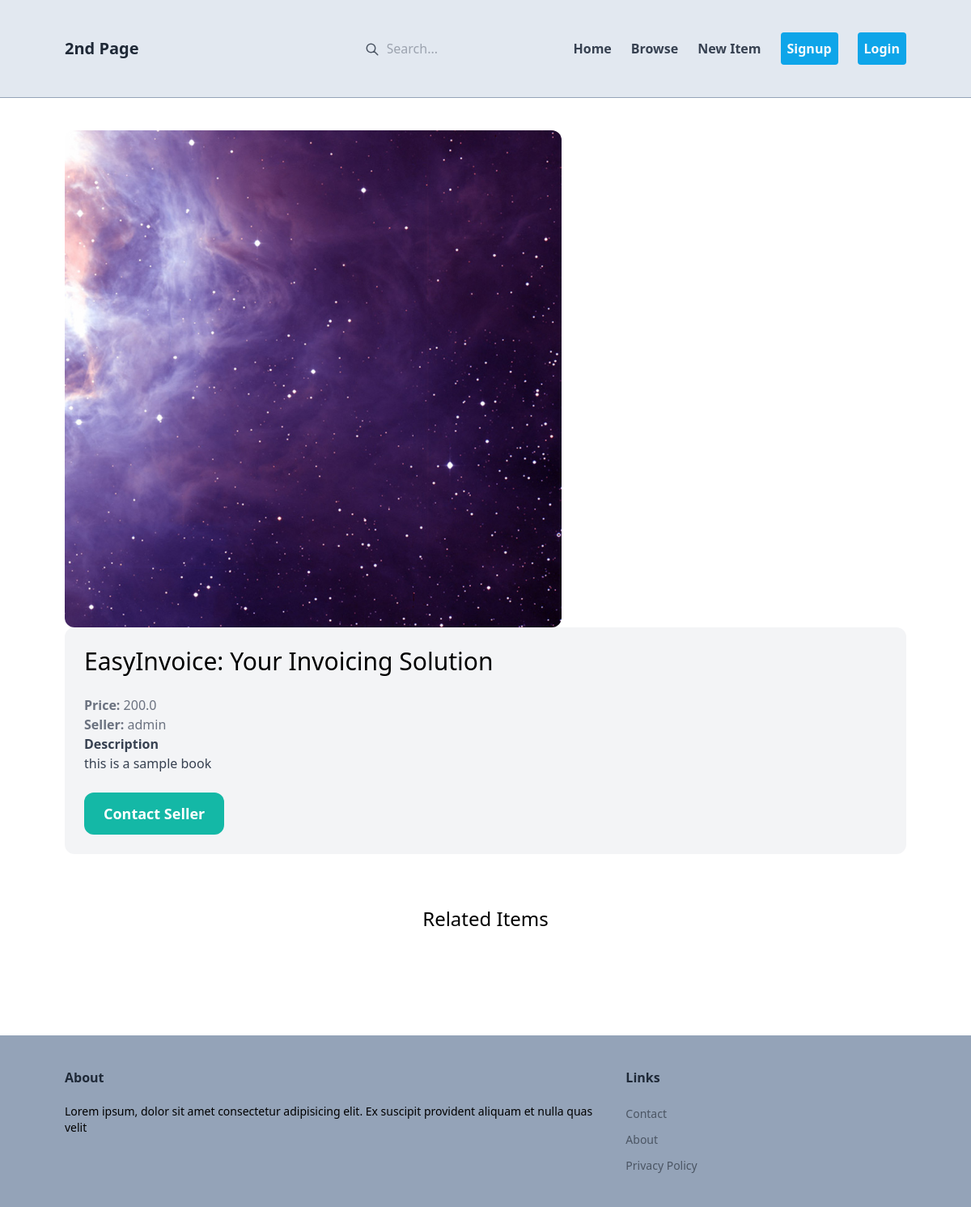
Screenshot of /items/2/ with the database file from the repository.
### item/models.py (models this page shows)
class Item(models.Model):
    category = models.ForeignKey(Category, related_name='items', on_delete=models.CASCADE)
    name = models.CharField(max_length=250)
    description = models.TextField(blank=True,null=True)
    price = models.FloatField()
    image = models.ImageField(upload_to='item_images', blank=True,null=True,height_field=None, width_field=None, max_length=None)
    is_sold = models.BooleanField(default=False)
    created_by = models.ForeignKey(User,related_name='items',on_delete=models.CASCADE)
    created_at = models.DateTimeField(auto_now_add=True)

### item/views.py (the view)
# urls.py: path('<int:pk>/',views.detail,name='detail')
def detail(request,pk):
    item = get_object_or_404(Item,pk=pk)
    related_items = Item.objects.filter(category=item.category,is_sold=False).exclude(pk=pk)[0:3]
    return render(request,'item/detail.html',{
        'item':item,
        'related_items':related_items
    })

### item/templates/item/detail.html (shortened to what this page needs)
{% extends "core/base.html" %}
{% block content %}
    <div class="grid grid-cols-5 gap-6">
        <div class="col-span-3">
                <img src="{{ item.image.url }}" class="rounded-xl">
        </div>
    </div>
    <div class="col-span-2 p-6 bg-gray-100 rounded-xl">
        <div class="mb-6 text-3xl">{{ item.name }}</div>
        <p class="text-gray-500"><strong>Price:</strong> {{ item.price }}</p>
        <p class="text-gray-500"><strong>Seller:</strong> {{ item.created_by.username }}</p>
        {% if item.description %}
            <p class="text-gray-700"><strong class="text-grey-500">Description</strong><br>
                {{item.description}}
            </p>
        {% endif %}
        <a href="#" class="inline-block mt-6 px-6 py-3 text-lg font-semibold bg-teal-500 text-white hover:bg-teal-700 rounded-xl">
            Contact Seller
        </a>
    </div>
    <div class="mt-6 px-20 py-10 bg-grey-100 rounded-xl">
        <h2 class="mb-12 text-2xl text-center">Related Items</h2>
    </div>
{% endblock %}

### rows the page displays
Item: image (picture), name "EasyInvoice: Your Invoicing Solution", price "200.0", created_by.username "admin", description "this is a sample book"
